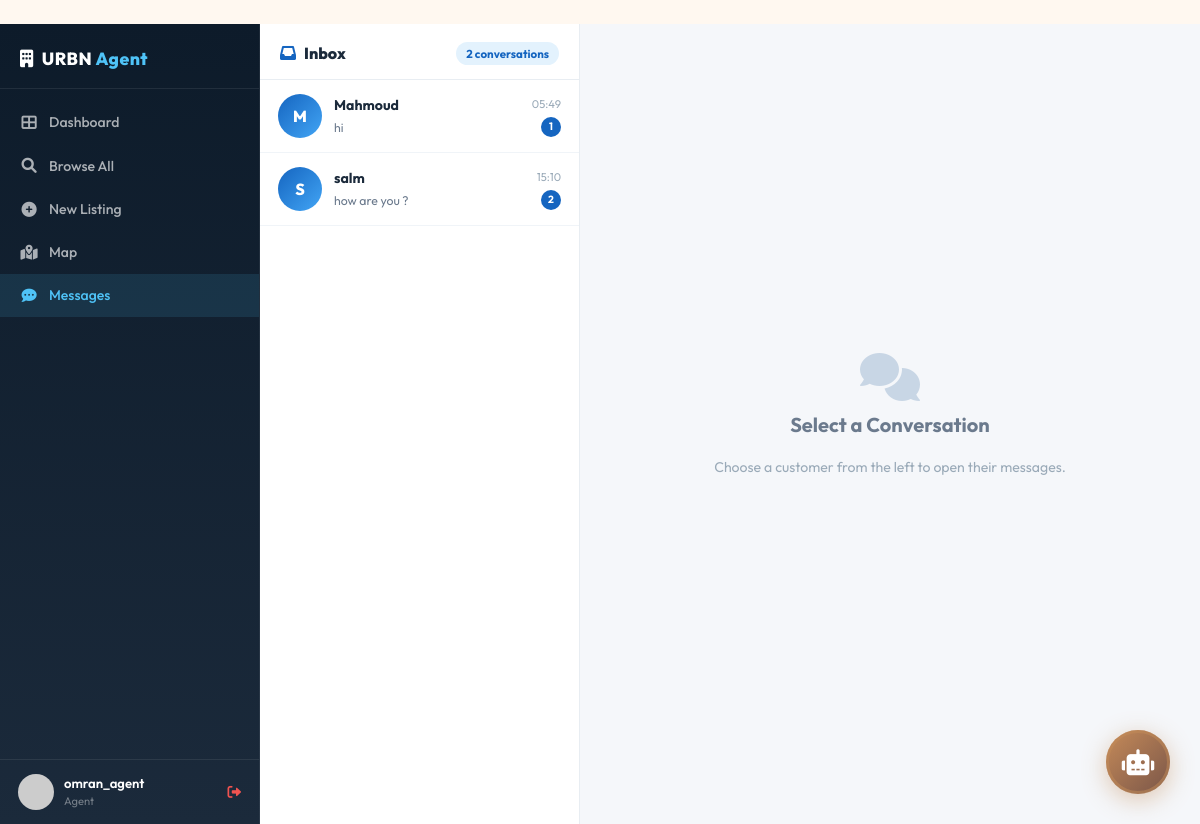
/agent/messages (signed in), run on the app's committed database.
### models.py (models this page shows, shortened)
class User(db.Model, UserMixin):
    id = db.Column(db.Integer, primary_key=True)
    username = db.Column(db.String(20), unique=True, nullable=False)
    email = db.Column(db.String(120), unique=True, nullable=False)
    password_hash = db.Column(db.String(128))
    role = db.Column(db.String(20), nullable=False, default='customer') # customer, agent, admin
    full_name = db.Column(db.String(100))
    phone = db.Column(db.String(20))
    profile_image = db.Column(db.String(100), default='default.jpg')
    preferred_language = db.Column(db.String(2), default='en')
    theme_mode = db.Column(db.String(10), default='light')
    created_at = db.Column(db.DateTime, nullable=False, default=datetime.utcnow)
    properties = db.relationship('Property', backref='agent', lazy=True)
    favorites = db.relationship('Favorite', backref='user', lazy=True)
    inquiries = db.relationship('Inquiry', backref='user', lazy=True)

class Message(db.Model):
    id = db.Column(db.Integer, primary_key=True)
    sender_id = db.Column(db.Integer, db.ForeignKey('user.id'), nullable=False)
    receiver_id = db.Column(db.Integer, db.ForeignKey('user.id'), nullable=False)
    property_id = db.Column(db.Integer, db.ForeignKey('property.id'), nullable=True)
    content = db.Column(db.Text, nullable=False)
    is_read = db.Column(db.Boolean, default=False)
    timestamp = db.Column(db.DateTime, nullable=False, default=datetime.utcnow)
    sender = db.relationship('User', foreign_keys=[sender_id], backref='sent_messages')
    receiver = db.relationship('User', foreign_keys=[receiver_id], backref='received_messages')

### routes.py (the view)
@main.route("/agent/messages")
@login_required
def agent_messages_inbox():
    if current_user.role != 'agent':
        return redirect(url_for('main.dashboard'))
    all_agent_msgs = Message.query.filter(
        (Message.sender_id == current_user.id) | (Message.receiver_id == current_user.id)
    ).order_by(Message.timestamp.asc()).all()
    agent_threads = {}
    for m in all_agent_msgs:
        other_id = m.receiver_id if m.sender_id == current_user.id else m.sender_id
        if other_id == current_user.id: continue
        if other_id not in agent_threads:
            other_user = User.query.get(other_id)
            agent_threads[other_id] = {
                'user': other_user,
                'messages': [],
                'last_msg': None,
                'unread': 0
            }
        agent_threads[other_id]['messages'].append(m)
    for uid, thread in agent_threads.items():
        thread['last_msg'] = thread['messages'][-1]
        thread['unread'] = sum(1 for m in thread['messages'] if not m.is_read and m.receiver_id == current_user.id)
    agent_threads_list = sorted(agent_threads.values(), key=lambda t: t['last_msg'].timestamp, reverse=True)
    return render_template('dashboard_messages.html',
                           threads=agent_threads_list,
                           active_thread_id=None)

### models.py (called while the page is built)
@login_manager.user_loader
def load_user(user_id):
    return User.query.get(int(user_id))

### templates/dashboard_messages.html (shortened to what this page needs)
{% extends "base.html" %}
{% block content %}
<div class="inbox-container">
  <div class="agent-sidebar">
    <div class="brand"><i class="fas fa-building me-2"></i>URBN <span>Agent</span></div>
    <div class="sidebar-nav">
      <a href="{{ url_for('main.dashboard') }}"><i class="fas fa-th-large"></i> Dashboard</a>
      <a href="{{ url_for('main.search') }}"><i class="fas fa-search"></i> Browse All</a>
      <a href="{{ url_for('main.new_property') }}"><i class="fas fa-plus-circle"></i> New Listing</a>
      <a href="{{ url_for('main.investment_map') }}"><i class="fas fa-map-marked-alt"></i> Map</a>
      <a href="{{ url_for('main.agent_messages_inbox') }}" class="active"><i class="fas fa-comment-dots"></i>
        Messages</a>
    </div>
    <div class="sidebar-user">
      <img src="https://ui-avatars.com/api/?name={{ current_user.username }}&background=1565c0&color=fff" alt="">
      <div>
        <div class="name">{{ current_user.username }}</div>
        <div class="role">Agent</div>
      </div>
      <a href="{{ url_for('main.logout') }}"><i class="fas fa-sign-out-alt"></i></a>
    </div>
  </div>
  <div class="inbox-main">
    <div class="conv-list">
      <div class="conv-header">
        <h5><i class="fas fa-inbox me-2" style="color:#1565C0;"></i>Inbox</h5>
        <span class="badge-total">{{ threads|length }} conversations</span>
      </div>
      <div class="conv-scroll">
        {% if threads %}
        {% for thread in threads %}
        <a href="{{ url_for('main.agent_message_thread', customer_id=thread.user.id) }}"
          class="conv-item {% if active_thread_id == thread.user.id %}active{% endif %}">
          <div class="conv-avatar">{{ thread.user.username[0]|upper }}</div>
          <div class="conv-info">
            <div class="conv-name">{{ thread.user.username }}</div>
            <div class="conv-preview">{{ thread.last_msg.content }}</div>
          </div>
          <div class="conv-meta">
            <div class="conv-time">{{ thread.last_msg.timestamp.strftime('%H:%M') }}</div>
            {% if thread.unread > 0 %}
            <div class="conv-unread">{{ thread.unread }}</div>
            {% endif %}
          </div>
        </a>
        {% endfor %}
        {% else %}
        <div class="conv-empty">
          <i class="far fa-comment-dots"></i>
          <p>No conversations yet.<br>Your customer messages will appear here.</p>
        </div>
        {% endif %}
      </div>
    </div>
    <div class="chat-pane">
      {% if active_thread_id %}
      <div class="chat-top-bar">
        <div class="avatar">{{ active_customer.username[0]|upper }}</div>
        <div class="user-info">
          <div class="name">{{ active_customer.username }}</div>
          <div class="status">Customer</div>
        </div>
        <button class="refresh-btn" onclick="loadMessages()"><i class="fas fa-sync-alt me-1"></i>Refresh</button>
      </div>
      <div class="chat-body-wrap" id="chat-body">
        {% for m in thread_msgs %}
        <div>
          {% if m.sender_id == current_user.id %}
          <div class="bubble-right-label">You</div>
          <div class="msg-bubble bubble-right">
            {{ m.content }}
            <div class="msg-time">{{ m.timestamp.strftime('%b %d, %H:%M') }}</div>
          </div>
          {% else %}
          <div class="bubble-left-label">{{ active_customer.username }}</div>
          <div class="msg-bubble bubble-left">
            {{ m.content }}
            <div class="msg-time">{{ m.timestamp.strftime('%b %d, %H:%M') }}</div>
          </div>
          {% endif %}
        </div>
        {% endfor %}
      </div>
      <div class="chat-input-bar">
        <textarea id="reply-input" rows="2" placeholder="Type your reply..."></textarea>
        <div style="display:flex;flex-direction:column;gap:4px;">
          <button class="send-btn" id="send-reply-btn" onclick="sendReply()">
            <i class="fas fa-paper-plane"></i> Send
          </button>
          <span id="send-status"></span>
        </div>
      </div>
      {% else %}
      <div class="chat-empty-state">
        <i class="fas fa-comments"></i>
        <h5>Select a Conversation</h5>
        <p style="font-size:0.88rem;text-align:center;">Choose a customer from the left to open their messages.</p>
      </div>
      {% endif %}
    </div>
  </div>
</div>
{% endblock %}

### static/css/styles.css (style rules this page uses)
:root { --cream-bg: #FFF8F0; --cream-light: #FFFDF8; --cream-card: #FFFBF5; --cream-warm: #F5E6D3; --cream-border: #E8D5C0; --brown-dark: #3E2723; --brown-medium: #5D4037; --brown-light: #795548; --brown-soft: #8D6E63; --gold-accent: #D4A574; --gold-warm: #C68B59; --gold-highlight: #E8B88A; --gold-deep: #B8860B; --text-dark: #3E2723; --text-medium: #5D4037; --text-muted: #8D6E63; --shadow-warm: rgba(62, 39, 35, 0.08); --shadow-warm-lg: rgba(62, 39, 35, 0.14); }
* { font-family: 'Outfit', sans-serif; }
body { background-color: var(--cream-bg) !important; color: var(--text-dark); }
a { color: var(--gold-warm); transition: color 0.2s ease; }

### templates/dashboard_messages.html (style rules this page uses)
body { background: #F0F4F8; }
.inbox-container { display: grid; grid-template-columns: 260px 1fr; height: 100vh; font-family: 'Inter', sans-serif; }
.agent-sidebar { background: linear-gradient(180deg, #0D1B2A 0%, #1B2A3B 100%); display: flex; flex-direction: column; padding: 0; border-right: 1px solid rgba(255, 255, 255, 0.07); }
.agent-sidebar .brand { padding: 22px 20px 16px; font-size: 1.1rem; font-weight: 800; color: #fff; border-bottom: 1px solid rgba(255, 255, 255, 0.08); letter-spacing: 0.5px; }
.agent-sidebar .brand span { color: #4FC3F7; }
.sidebar-nav { padding: 12px 0; flex: 1; }
.sidebar-nav a { display: flex; align-items: center; gap: 11px; padding: 11px 20px; color: rgba(255, 255, 255, 0.65); font-size: 0.88rem; font-weight: 500; text-decoration: none; transition: all 0.2s; position: relative; }
.sidebar-nav a:hover, .sidebar-nav a.active { background: rgba(79, 195, 247, 0.12); color: #4FC3F7; }
.sidebar-nav a i { width: 18px; text-align: center; font-size: 0.95rem; }
.sidebar-user { padding: 14px 18px; border-top: 1px solid rgba(255, 255, 255, 0.08); display: flex; align-items: center; gap: 10px; }
.sidebar-user img { width: 36px; height: 36px; border-radius: 50%; }
.sidebar-user .name { font-size: 0.82rem; font-weight: 600; color: #fff; }
.sidebar-user .role { font-size: 0.7rem; color: rgba(255, 255, 255, 0.4); }
.sidebar-user a { color: #ef5350; font-size: 0.85rem; margin-left: auto; }
.inbox-main { display: grid; grid-template-columns: 320px 1fr; height: 100vh; overflow: hidden; }
.conv-list { background: #fff; border-right: 1px solid #E8EDF2; display: flex; flex-direction: column; overflow: hidden; }
.conv-header { padding: 18px 20px 14px; border-bottom: 1px solid #E8EDF2; display: flex; align-items: center; justify-content: space-between; }
.conv-header h5 { margin: 0; font-weight: 800; font-size: 1rem; color: #1B2A3B; }
.conv-header .badge-total { background: #E3F2FD; color: #1565C0; padding: 3px 10px; border-radius: 20px; font-size: 0.72rem; font-weight: 700; }
.conv-scroll { overflow-y: auto; flex: 1; }
.conv-item { display: flex; align-items: center; gap: 12px; padding: 14px 18px; border-bottom: 1px solid #F0F4F8; cursor: pointer; text-decoration: none; transition: background 0.15s; }
.conv-avatar { width: 44px; height: 44px; border-radius: 50%; background: linear-gradient(135deg, #1565C0, #42A5F5); display: flex; align-items: center; justify-content: center; color: #fff; font-weight: 800; font-size: 1rem; flex-shrink: 0; }
.conv-info { flex: 1; min-width: 0; }
.conv-name { font-weight: 700; font-size: 0.88rem; color: #1B2A3B; }
.conv-preview { font-size: 0.77rem; color: #6B7A8D; white-space: nowrap; overflow: hidden; text-overflow: ellipsis; margin-top: 2px; }
.conv-meta { text-align: right; flex-shrink: 0; }
.conv-time { font-size: 0.7rem; color: #9AAAB8; }
.conv-unread { background: #1565C0; color: #fff; border-radius: 50%; width: 20px; height: 20px; font-size: 0.65rem; font-weight: 700; display: flex; align-items: center; justify-content: center; margin-top: 4px; margin-left: auto; }
.chat-pane { display: flex; flex-direction: column; height: 100vh; background: #F5F7FA; }
.chat-empty-state { flex: 1; display: flex; flex-direction: column; align-items: center; justify-content: center; color: #9AAAB8; gap: 12px; }
.chat-empty-state i { font-size: 3rem; color: #C8D6E5; }
.chat-empty-state h5 { font-weight: 700; color: #6B7A8D; }

### data on the page
User: username "omran_agent"
User: user "M", user.username "Mahmoud"
Message: last_msg.content "hi", last_msg.timestamp "05:49"
User: user "S", user.username "salm"
Message: last_msg.content "how are you ?", last_msg.timestamp "15:10"

### other printed values
{{ threads|length }} "2"
{{ thread.unread }} "1" "2"
